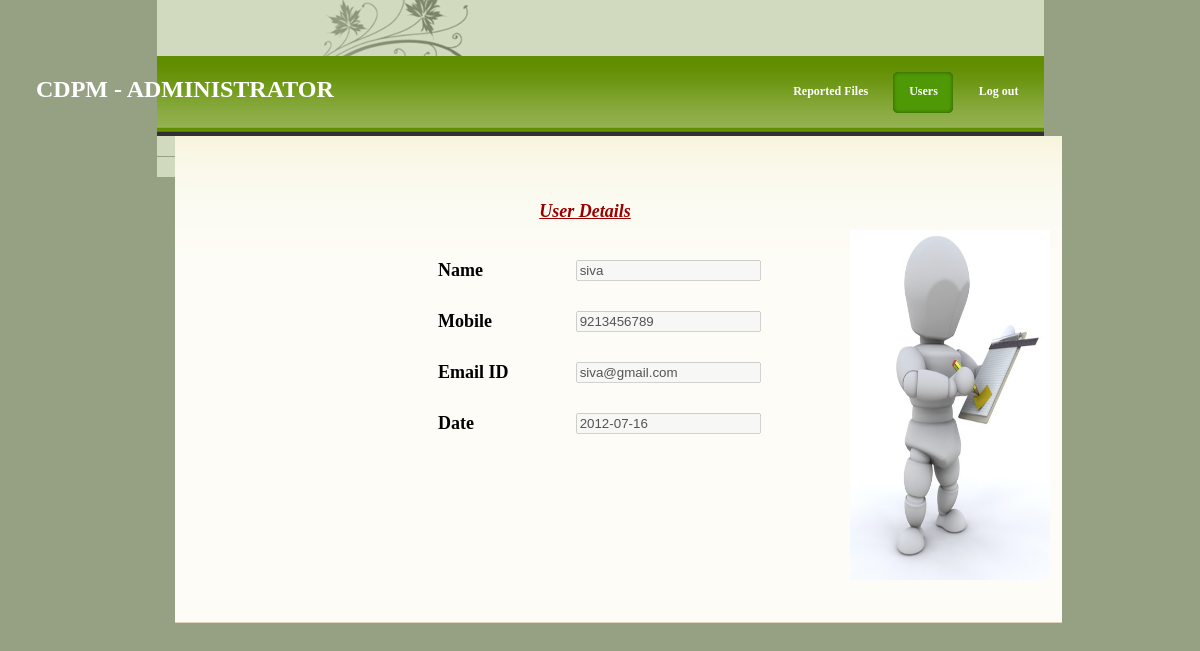
The page /admin_profile.php?id=siva on the database its author committed.
### tables this page shows
CREATE TABLE `user` (
  `name` varchar(220) NOT NULL,
  `userid` varchar(220) NOT NULL,
  `pass` varchar(220) NOT NULL,
  `mobile` varchar(220) NOT NULL,
  `email` varchar(220) NOT NULL,
  `date` varchar(50) NOT NULL,
  `id` int(11) NOT NULL AUTO_INCREMENT,
  PRIMARY KEY (`id`)
);

### admin_profile.php (the view, shortened to what this page needs)
<?php
$uname=$_GET["id"];
$result = mysql_query("SELECT * FROM `user` WHERE `userid`='$uname'");
        $row = mysql_fetch_array($result);
?>
<html >
    <head>
        <link href="style.css" rel="stylesheet" type="text/css" />
    </head>
    <body>
        <div id="container">
            <div id="header">
                <div id="logo">
                    <div style="position:absolute; left:36px;  top:80px;">
                        <div align="left"><font color="#FFFFFF" size="5"><storng><b><?php
                                        include_once 'head_admin.php';
                        ?></b></strong></font> </div>
                    </div>
                </div>
                <div id="menu">
                    <ul>
                        <?php
                        include_once 'navigation_admin.php';
                        ?>
                    </ul>
                </div>
            </div>
            <div class="box"> <br>
                <br>
                <p>&nbsp;&nbsp;&nbsp;&nbsp;&nbsp;&nbsp;&nbsp;&nbsp;&nbsp;&nbsp;&nbsp;&nbsp;&nbsp;&nbsp;&nbsp;&nbsp;&nbsp;&nbsp;&nbsp;&nbsp;
                    <strong><em><font color="#990000" size="+1" face="Times New Roman"
                                      style="text-decoration:underline">User Details</font></em></strong>
                    <br/>
                    <br>
                    <table align="center" cellpadding="10" cellspacing="10" width="400">
                        <tr>
                            <td><font face="Times New Roman"  size="+1"><strong>Name</strong></font></td>
                            <td>&nbsp;&nbsp;&nbsp;&nbsp; <input type="text" name="unn" class="b" value="<?php
                            echo $row["name"];
                            ?>" disabled="true"></td>
                        </tr>
                        <tr>
                            <td><font face="Times New Roman"  size="+1"><strong>Mobile</strong></font></td>
                            <td>&nbsp;&nbsp;&nbsp;&nbsp; <input type="text" name="mobb" class="b" value="<?php
                            echo $row["mobile"];
                            ?>" disabled="true"></td>
                        </tr>
                        <tr>
                            <td><font face="Times New Roman"  size="+1"><strong>Email ID</strong></font></td>
                            <td>&nbsp;&nbsp;&nbsp;&nbsp; <input type="text" name="eidd" class="b" value="<?php
                            echo $row["email"];
                            ?>" disabled="true"></td>
                        </tr>
                        <tr>
                            <td><font face="Times New Roman"  size="+1"><strong>Date</strong></font></td>
                            <td>&nbsp;&nbsp;&nbsp;&nbsp; <input type="text" name="date" class="b" value="<?php
                                 echo $row["date"];
                                ?>" disabled="true"></td>
                        </tr>
                        <tr>
                            <td></td>
                        </tr>
                    </table>
            </div>
            <div style="position:absolute; left:850px;  top:230px;">
                <img src="images/create_new_user.jpg" width="200" height="350">
            </div>
        </div>
</body>
</html>

### style.css (style rules this page uses)
html { background: #96A183; }
body { margin: 0; padding:0; font-family: Arial, Helvetica, sans-serif; font-size: 12px; line-height: 1.5em; width: 100%; display: table; background: url(images/body_bg.jpg) repeat-x; }
#container { width: 887px; margin: auto; }
#header { width: 887px; height: 156px; background: url(images/header_bg.jpg); }
#logo { float: left; width: 272px; height: 71px; margin: 61px 0 0 40px; font-family: "Trebuchet MS", Tahoma, Verdana; }
#menu { float: right; height: 41px; width: 560px; margin: 60px 0 0 0; padding: 0; }
#menu ul { clear: both; float: right; list-style: none; display: inline; }
.box { position: relative; height: 450px; background: #FDFCF6 url('images/boxbg.gif') repeat-x; left: 1.5em; top: -3.4em; padding: 1.5em; border-bottom: solid 1px #E1D2BD; margin-bottom: 1.0em; }

### rows shown on the page
user: unn "siva", mobb "9213456789", eidd "siva@gmail.com", date "2012-07-16"
